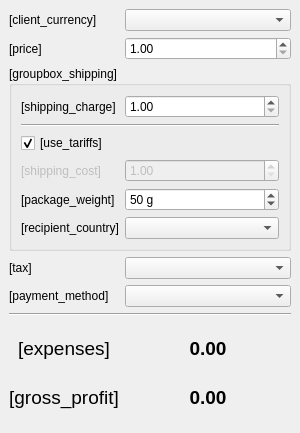
<?xml version="1.0" encoding="UTF-8"?>
<ui version="4.0">
 <class>MainWindow</class>
 <widget class="QMainWindow" name="MainWindow">
  <property name="geometry">
   <rect>
    <x>0</x>
    <y>0</y>
    <width>300</width>
    <height>433</height>
   </rect>
  </property>
  <property name="minimumSize">
   <size>
    <width>300</width>
    <height>0</height>
   </size>
  </property>
  <property name="windowTitle">
   <string extracomment="Title of the window">[window_title]</string>
  </property>
  <widget class="QWidget" name="centralwidget">
   <layout class="QGridLayout" name="gridLayout_2">
    <item row="5" column="0" colspan="2">
     <widget class="Line" name="line">
      <property name="orientation">
       <enum>Qt::Horizontal</enum>
      </property>
     </widget>
    </item>
    <item row="2" column="0" colspan="2">
     <widget class="QGroupBox" name="groupBox_shipping">
      <property name="sizePolicy">
       <sizepolicy hsizetype="Preferred" vsizetype="Preferred">
        <horstretch>0</horstretch>
        <verstretch>0</verstretch>
       </sizepolicy>
      </property>
      <property name="title">
       <string extracomment="Title of the shipping group box (static)">[groupbox_shipping]</string>
      </property>
      <layout class="QGridLayout" name="gridLayout">
       <item row="4" column="1">
        <widget class="QDoubleSpinBox" name="doubleSpinBox_shipping_cost">
         <property name="enabled">
          <bool>false</bool>
         </property>
         <property name="sizePolicy">
          <sizepolicy hsizetype="MinimumExpanding" vsizetype="Fixed">
           <horstretch>0</horstretch>
           <verstretch>0</verstretch>
          </sizepolicy>
         </property>
         <property name="minimumSize">
          <size>
           <width>100</width>
           <height>0</height>
          </size>
         </property>
         <property name="minimum">
          <double>1.000000000000000</double>
         </property>
         <property name="maximum">
          <double>10000.000000000000000</double>
         </property>
         <property name="value">
          <double>1.000000000000000</double>
         </property>
        </widget>
       </item>
       <item row="1" column="0">
        <widget class="QLabel" name="label_shipping_charge">
         <property name="sizePolicy">
          <sizepolicy hsizetype="Preferred" vsizetype="Preferred">
           <horstretch>0</horstretch>
           <verstretch>0</verstretch>
          </sizepolicy>
         </property>
         <property name="text">
          <string extracomment="Shipping charge label (static)">[shipping_charge]</string>
         </property>
        </widget>
       </item>
       <item row="1" column="1">
        <widget class="QDoubleSpinBox" name="doubleSpinBox_shipping_charge">
         <property name="sizePolicy">
          <sizepolicy hsizetype="MinimumExpanding" vsizetype="Fixed">
           <horstretch>0</horstretch>
           <verstretch>0</verstretch>
          </sizepolicy>
         </property>
         <property name="minimumSize">
          <size>
           <width>100</width>
           <height>0</height>
          </size>
         </property>
         <property name="minimum">
          <double>1.000000000000000</double>
         </property>
         <property name="maximum">
          <double>10000.000000000000000</double>
         </property>
         <property name="value">
          <double>1.000000000000000</double>
         </property>
        </widget>
       </item>
       <item row="8" column="1">
        <widget class="QComboBox" name="comboBox_recipient_country">
         <property name="enabled">
          <bool>true</bool>
         </property>
         <property name="sizePolicy">
          <sizepolicy hsizetype="MinimumExpanding" vsizetype="Fixed">
           <horstretch>0</horstretch>
           <verstretch>0</verstretch>
          </sizepolicy>
         </property>
         <property name="minimumSize">
          <size>
           <width>100</width>
           <height>0</height>
          </size>
         </property>
        </widget>
       </item>
       <item row="4" column="0">
        <widget class="QLabel" name="label_shipping_cost">
         <property name="enabled">
          <bool>false</bool>
         </property>
         <property name="sizePolicy">
          <sizepolicy hsizetype="Preferred" vsizetype="Preferred">
           <horstretch>0</horstretch>
           <verstretch>0</verstretch>
          </sizepolicy>
         </property>
         <property name="text">
          <string extracomment="Shipping cost label (static)">[shipping_cost]</string>
         </property>
        </widget>
       </item>
       <item row="7" column="0">
        <widget class="QLabel" name="label_package_weight">
         <property name="enabled">
          <bool>true</bool>
         </property>
         <property name="sizePolicy">
          <sizepolicy hsizetype="Preferred" vsizetype="Preferred">
           <horstretch>0</horstretch>
           <verstretch>0</verstretch>
          </sizepolicy>
         </property>
         <property name="text">
          <string extracomment="Package weight label (static)">[package_weight]</string>
         </property>
        </widget>
       </item>
       <item row="8" column="0">
        <widget class="QLabel" name="label_recipient_country">
         <property name="enabled">
          <bool>true</bool>
         </property>
         <property name="sizePolicy">
          <sizepolicy hsizetype="Preferred" vsizetype="Preferred">
           <horstretch>0</horstretch>
           <verstretch>0</verstretch>
          </sizepolicy>
         </property>
         <property name="text">
          <string extracomment="Recipient country label (static)">[recipient_country]</string>
         </property>
        </widget>
       </item>
       <item row="2" column="0" colspan="2">
        <widget class="Line" name="line_2">
         <property name="orientation">
          <enum>Qt::Horizontal</enum>
         </property>
        </widget>
       </item>
       <item row="7" column="1">
        <widget class="QSpinBox" name="spinBox_weight">
         <property name="sizePolicy">
          <sizepolicy hsizetype="MinimumExpanding" vsizetype="Fixed">
           <horstretch>0</horstretch>
           <verstretch>0</verstretch>
          </sizepolicy>
         </property>
         <property name="suffix">
          <string extracomment="Weight unit symbol"> g</string>
         </property>
         <property name="minimum">
          <number>1</number>
         </property>
         <property name="maximum">
          <number>2001</number>
         </property>
         <property name="value">
          <number>50</number>
         </property>
        </widget>
       </item>
       <item row="3" column="0">
        <widget class="QCheckBox" name="checkBox_load_shipping_tariffs">
         <property name="sizePolicy">
          <sizepolicy hsizetype="Preferred" vsizetype="Fixed">
           <horstretch>0</horstretch>
           <verstretch>0</verstretch>
          </sizepolicy>
         </property>
         <property name="text">
          <string extracomment="&quot;Use tariffs&quot; checkbox label (static)">[use_tariffs]</string>
         </property>
         <property name="checked">
          <bool>true</bool>
         </property>
        </widget>
       </item>
      </layout>
     </widget>
    </item>
    <item row="7" column="0">
     <widget class="QLabel" name="label_total_fees">
      <property name="sizePolicy">
       <sizepolicy hsizetype="Preferred" vsizetype="Preferred">
        <horstretch>0</horstretch>
        <verstretch>0</verstretch>
       </sizepolicy>
      </property>
      <property name="font">
       <font>
        <pointsize>14</pointsize>
       </font>
      </property>
      <property name="text">
       <string extracomment="Expenses static label">[expenses]</string>
      </property>
      <property name="alignment">
       <set>Qt::AlignCenter</set>
      </property>
     </widget>
    </item>
    <item row="8" column="0">
     <widget class="QLabel" name="label_gross_profit">
      <property name="sizePolicy">
       <sizepolicy hsizetype="Preferred" vsizetype="Preferred">
        <horstretch>0</horstretch>
        <verstretch>0</verstretch>
       </sizepolicy>
      </property>
      <property name="font">
       <font>
        <pointsize>14</pointsize>
       </font>
      </property>
      <property name="text">
       <string extracomment="Gross profit static label">[gross_profit]</string>
      </property>
      <property name="alignment">
       <set>Qt::AlignCenter</set>
      </property>
     </widget>
    </item>
    <item row="7" column="1">
     <widget class="QLabel" name="label_output_total_fees">
      <property name="sizePolicy">
       <sizepolicy hsizetype="Preferred" vsizetype="Preferred">
        <horstretch>0</horstretch>
        <verstretch>0</verstretch>
       </sizepolicy>
      </property>
      <property name="minimumSize">
       <size>
        <width>100</width>
        <height>0</height>
       </size>
      </property>
      <property name="font">
       <font>
        <pointsize>14</pointsize>
        <weight>75</weight>
        <bold>true</bold>
       </font>
      </property>
      <property name="text">
       <string notr="true">0.00</string>
      </property>
      <property name="alignment">
       <set>Qt::AlignCenter</set>
      </property>
     </widget>
    </item>
    <item row="0" column="1">
     <widget class="QComboBox" name="comboBox">
      <property name="sizePolicy">
       <sizepolicy hsizetype="MinimumExpanding" vsizetype="Fixed">
        <horstretch>0</horstretch>
        <verstretch>0</verstretch>
       </sizepolicy>
      </property>
     </widget>
    </item>
    <item row="4" column="1">
     <widget class="QComboBox" name="comboBox_payment_method">
      <property name="sizePolicy">
       <sizepolicy hsizetype="MinimumExpanding" vsizetype="Fixed">
        <horstretch>0</horstretch>
        <verstretch>0</verstretch>
       </sizepolicy>
      </property>
      <property name="minimumSize">
       <size>
        <width>100</width>
        <height>0</height>
       </size>
      </property>
     </widget>
    </item>
    <item row="8" column="1">
     <widget class="QLabel" name="label_output_gross_profit">
      <property name="sizePolicy">
       <sizepolicy hsizetype="Preferred" vsizetype="Preferred">
        <horstretch>0</horstretch>
        <verstretch>0</verstretch>
       </sizepolicy>
      </property>
      <property name="minimumSize">
       <size>
        <width>100</width>
        <height>0</height>
       </size>
      </property>
      <property name="font">
       <font>
        <pointsize>14</pointsize>
        <weight>75</weight>
        <bold>true</bold>
       </font>
      </property>
      <property name="text">
       <string notr="true">0.00</string>
      </property>
      <property name="alignment">
       <set>Qt::AlignCenter</set>
      </property>
     </widget>
    </item>
    <item row="6" column="0" colspan="2">
     <spacer name="verticalSpacer">
      <property name="orientation">
       <enum>Qt::Vertical</enum>
      </property>
      <property name="sizeType">
       <enum>QSizePolicy::Fixed</enum>
      </property>
      <property name="sizeHint" stdset="0">
       <size>
        <width>5</width>
        <height>5</height>
       </size>
      </property>
     </spacer>
    </item>
    <item row="1" column="0">
     <widget class="QLabel" name="label_price">
      <property name="sizePolicy">
       <sizepolicy hsizetype="Preferred" vsizetype="Preferred">
        <horstretch>0</horstretch>
        <verstretch>0</verstretch>
       </sizepolicy>
      </property>
      <property name="text">
       <string extracomment="Price of the item label (static)">[price]</string>
      </property>
     </widget>
    </item>
    <item row="3" column="0">
     <widget class="QLabel" name="label_tax">
      <property name="sizePolicy">
       <sizepolicy hsizetype="Preferred" vsizetype="Preferred">
        <horstretch>0</horstretch>
        <verstretch>0</verstretch>
       </sizepolicy>
      </property>
      <property name="text">
       <string extracomment="Tax label (static)">[tax]</string>
      </property>
     </widget>
    </item>
    <item row="4" column="0">
     <widget class="QLabel" name="label_payment_method">
      <property name="sizePolicy">
       <sizepolicy hsizetype="Preferred" vsizetype="Preferred">
        <horstretch>0</horstretch>
        <verstretch>0</verstretch>
       </sizepolicy>
      </property>
      <property name="text">
       <string extracomment="Payment method label (static)">[payment_method]</string>
      </property>
     </widget>
    </item>
    <item row="0" column="0">
     <widget class="QLabel" name="label_currency">
      <property name="sizePolicy">
       <sizepolicy hsizetype="Preferred" vsizetype="Preferred">
        <horstretch>0</horstretch>
        <verstretch>0</verstretch>
       </sizepolicy>
      </property>
      <property name="text">
       <string extracomment="Currency of the client label (static)">[client_currency]</string>
      </property>
     </widget>
    </item>
    <item row="1" column="1">
     <widget class="QDoubleSpinBox" name="doubleSpinBox_price">
      <property name="sizePolicy">
       <sizepolicy hsizetype="MinimumExpanding" vsizetype="Fixed">
        <horstretch>0</horstretch>
        <verstretch>0</verstretch>
       </sizepolicy>
      </property>
      <property name="minimumSize">
       <size>
        <width>100</width>
        <height>0</height>
       </size>
      </property>
      <property name="minimum">
       <double>1.000000000000000</double>
      </property>
      <property name="maximum">
       <double>10000.000000000000000</double>
      </property>
      <property name="value">
       <double>1.000000000000000</double>
      </property>
     </widget>
    </item>
    <item row="3" column="1">
     <widget class="QComboBox" name="comboBox_tax">
      <property name="sizePolicy">
       <sizepolicy hsizetype="MinimumExpanding" vsizetype="Fixed">
        <horstretch>0</horstretch>
        <verstretch>0</verstretch>
       </sizepolicy>
      </property>
      <property name="minimumSize">
       <size>
        <width>100</width>
        <height>0</height>
       </size>
      </property>
     </widget>
    </item>
    <item row="9" column="0" colspan="2">
     <spacer name="verticalSpacer_2">
      <property name="orientation">
       <enum>Qt::Vertical</enum>
      </property>
      <property name="sizeType">
       <enum>QSizePolicy::Fixed</enum>
      </property>
      <property name="sizeHint" stdset="0">
       <size>
        <width>5</width>
        <height>5</height>
       </size>
      </property>
     </spacer>
    </item>
   </layout>
  </widget>
  <widget class="QMenuBar" name="menubar">
   <property name="geometry">
    <rect>
     <x>0</x>
     <y>0</y>
     <width>300</width>
     <height>20</height>
    </rect>
   </property>
  </widget>
 </widget>
 <resources/>
 <connections/>
</ui>
